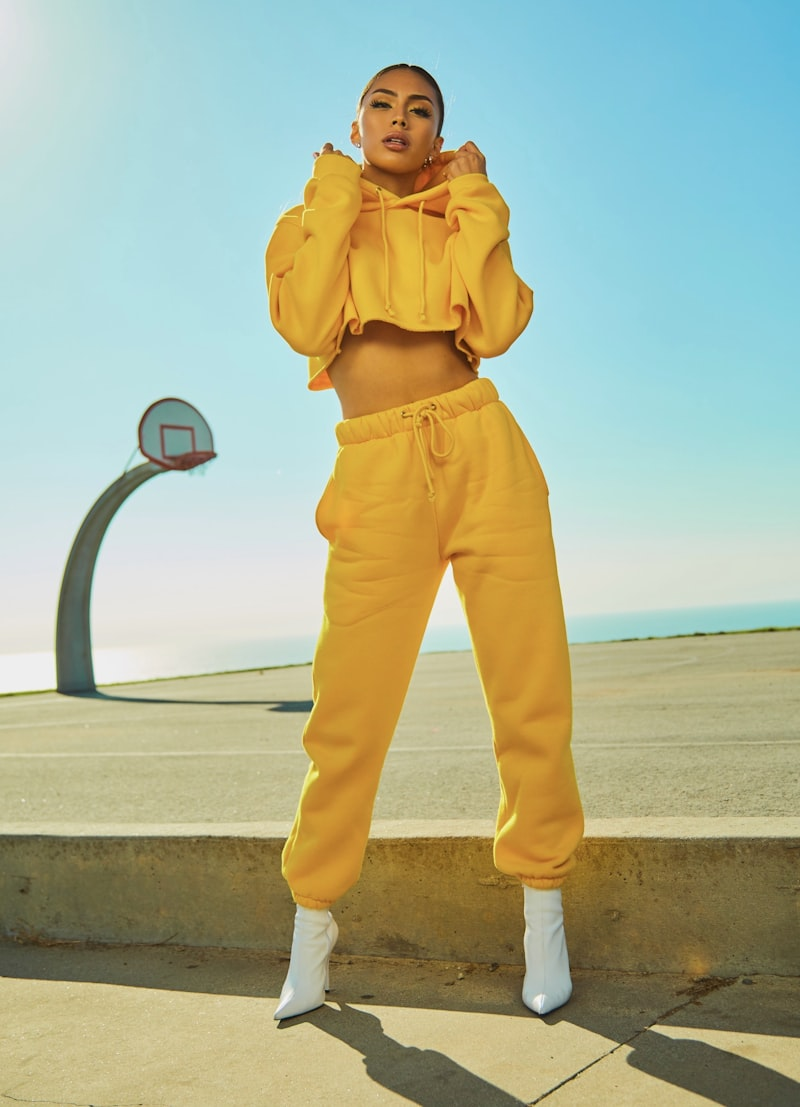
#> input picture sample_test.jpg, 800 x 1107 px
$ python -i color_detector.py   (imports and definitions only)
#> lines starting #> are read from the running program, lines starting #| are printed output that depends on the picture
### models/colors.py
"""
Garment color names shared by the color detector, the fashion encoder vote
and the outfit rules.

Colors are compared in CIELAB with CIEDE2000, which tracks how people see
color differences far better than RGB distance.
"""
import cv2
import numpy as np

# name -> reference shades (sRGB hex). Several shades per name cover the
# range a garment of that color shows under normal lighting.
REFERENCE_SHADES = {
    "white":      ["#ffffff", "#f5f5f5", "#f8f8f2"],
    "cream":      ["#fffdd0", "#f3e9d2", "#efe6cf"],
    "beige":      ["#f5f5dc", "#e8dcc8", "#d9c8a9"],
    "tan":        ["#d2b48c", "#c19a6b", "#a9865b", "#967b5a"],
    "khaki":      ["#c3b091", "#bdb08a", "#a89f73"],
    "brown":      ["#8b4513", "#6f4e37", "#5c4033", "#3d2b1f"],
    "light grey": ["#d3d3d3", "#c0c0c0"],
    "grey":       ["#808080", "#9e9e9e"],
    "charcoal":   ["#36454f", "#404040"],
    "black":      ["#000000", "#1a1a1a"],
    "navy":       ["#000080", "#1f2a44", "#232b3e", "#14213d"],
    "blue":       ["#1e90ff", "#4169e1", "#2a52be", "#0047ab"],
    "light blue": ["#add8e6", "#87ceeb", "#a7c7e7"],
    "teal":       ["#008080", "#2a7f86", "#367588"],
    "green":      ["#228b22", "#2e8b57", "#3cb371", "#006400"],
    "olive":      ["#808000", "#556b2f", "#6b6b47"],
    "yellow":     ["#ffd700", "#ffeb3b", "#f4d03f", "#e1ad01"],
    "orange":     ["#ff8c00", "#f28c28", "#e86a33"],
    "red":        ["#dc143c", "#c62828", "#e53935"],
    "burgundy":   ["#800020", "#6d2135", "#4a1c2c"],
    "pink":       ["#ffc0cb", "#ffb6c1", "#f4a6b8", "#ff69b4"],
    "purple":     ["#800080", "#6a0dad", "#4b2142", "#9370db"],
}
COLOR_NAMES = tuple(REFERENCE_SHADES)

# Colors this close to grey are named by lightness alone. Hue is noise there,
# which is how a white shirt used to read as beige and charcoal as green.
NEUTRAL_CHROMA = 8.0
NEUTRAL_LIGHTNESS = (
    (88.0, "white"),
    (68.0, "light grey"),
    (42.0, "grey"),
    (20.0, "charcoal"),
    (0.0, "black"),
)
NEUTRAL_NAMES = {name for _, name in NEUTRAL_LIGHTNESS}

# The outfit rules in rules/fashion_rules.json know these family names.
FAMILY = {
    "light grey": "grey",
    "charcoal": "grey",
    "tan": "khaki",
    "light blue": "blue",
    "maroon": "burgundy",
}

# A vote from the fashion model is trusted when its color is this close to
# the measured fabric (CIEDE2000), or in the same family.
VOTE_MAX_DIFFERENCE = 20.0
VOTE_MIN_CONFIDENCE = 0.4


def hex_to_rgb(value: str) -> tuple:
    value = value.lstrip("#")
    return tuple(int(value[i:i + 2], 16) for i in (0, 2, 4))


def rgb_to_hex(rgb) -> str:
    r, g, b = (int(round(float(c))) for c in rgb)
    return f"#{r:02x}{g:02x}{b:02x}"


def rgb_to_lab(rgb) -> np.ndarray:
    """sRGB (..., 3) in 0..255 -> CIELAB (..., 3) with L in 0..100."""
    arr = np.asarray(rgb, dtype=np.float32)
    shape = arr.shape
    lab = cv2.cvtColor((arr.reshape(-1, 1, 3) / 255.0).astype(np.float32), cv2.COLOR_RGB2LAB)
    return lab.reshape(shape)


# [56 lines left out: functions lab_to_rgb, ciede2000, not called in this run]


_REF_NAMES = [name for name, shades in REFERENCE_SHADES.items() for _ in shades]
_REF_LAB = rgb_to_lab([hex_to_rgb(h) for shades in REFERENCE_SHADES.values() for h in shades])


def is_neutral(lab) -> bool:
    return float(np.hypot(float(lab[1]), float(lab[2]))) < NEUTRAL_CHROMA


# [8 lines left out: function name_for_lab, not called in this run]


def name_for_rgb(rgb) -> str:
    return name_for_lab(rgb_to_lab(np.asarray(rgb, dtype=np.float32)))


# [34 lines left out: functions family, difference_to, vote_agrees, choose_name, not called in this run]

### models/color_detector/color_detector.py
import cv2
import numpy as np
from PIL import Image
from sklearn.cluster import KMeans

from models import colors

# rembg alpha above this is garment.
ALPHA_THRESHOLD = 0.5
# A foreground smaller than this share of the crop means rembg found nothing.
MIN_FOREGROUND = 0.05
# Use the rembg and detector overlap only when it keeps this much of the rembg
# foreground; detector masks sometimes land on the wrong fabric.
MIN_OVERLAP_KEPT = 0.4
# Shadows and shine are not the fabric color.
DARKEST_DROPPED = 5
BRIGHTEST_DROPPED = 2
# Clusters closer than this (CIEDE2000) are shades of one color.
SAME_COLOR = 12.0
# A second color must be this different from the first and cover this share.
# Plain items need a large share: a smaller one is usually another garment
# showing in the crop, like a shirt above trousers.
SECONDARY_DIFFERENCE = 20.0
SECONDARY_SHARE = 0.35
SECONDARY_SHARE_PATTERNED = 0.10
MAX_PIXELS = 20000


class ColorDetector:
    def __init__(self, k: int = 4, background_remover=None):
        self.k = k
        self.background_remover = background_remover

    def fabric_mask(self, image: Image.Image, det_mask=None, exclude_mask=None) -> np.ndarray:
        """Boolean mask of the garment's own pixels, with fallbacks."""
        width, height = image.size
        detector = _as_bool(det_mask, (height, width))
        mask = None

        if self.background_remover is not None:
            alpha = self.background_remover(image) > ALPHA_THRESHOLD
            if alpha.mean() >= MIN_FOREGROUND:
                mask = alpha
                if detector is not None:
                    overlap = alpha & detector
                    if overlap.sum() >= MIN_OVERLAP_KEPT * alpha.sum():
                        mask = overlap

        if mask is None and detector is not None and detector.mean() >= MIN_FOREGROUND:
            mask = detector
        if mask is None:
            mask = np.zeros((height, width), dtype=bool)
            mask[int(height * 0.2):int(height * 0.8), int(width * 0.2):int(width * 0.8)] = True

        excluded = _as_bool(exclude_mask, (height, width))
        if excluded is not None:
            kept = mask & ~excluded
            if kept.sum() >= 0.1 * mask.sum():
                mask = kept

        # Edge pixels blend fabric with the background.
        eroded = cv2.erode(mask.astype(np.uint8), np.ones((5, 5), np.uint8), iterations=1) > 0
        if eroded.sum() >= 0.3 * mask.sum():
            mask = eroded
        return mask

    # [34 lines left out: function clusters, not called in this run]

    def read(self, image: Image.Image, det_mask=None, exclude_mask=None, patterned: bool = False) -> dict:
        """
        Primary color (name, hex, Lab) and, when the fabric clearly has one,
        a secondary color. Names come from the pixels only; the pipeline may
        replace the primary name with a fashion-model vote.
        """
        found = self.clusters(image, self.fabric_mask(image, det_mask, exclude_mask))
        primary = found[0]
        min_share = SECONDARY_SHARE_PATTERNED if patterned else SECONDARY_SHARE
        secondary = next(
            (
                c for c in found[1:]
                if c["share"] >= min_share
                and colors.ciede2000(primary["lab"], c["lab"]) >= SECONDARY_DIFFERENCE
            ),
            None,
        )
        result = {
            "color": colors.name_for_lab(primary["lab"]),
            "hex": colors.rgb_to_hex(colors.lab_to_rgb(primary["lab"])),
            "lab": [float(v) for v in primary["lab"]],
            "secondary_color": None,
            "secondary_hex": None,
        }
        if secondary is not None:
            result["secondary_color"] = colors.name_for_lab(secondary["lab"])
            result["secondary_hex"] = colors.rgb_to_hex(colors.lab_to_rgb(secondary["lab"]))
        return result

    def predict(self, image: Image.Image, mask: np.ndarray = None) -> dict:
        read = self.read(image, det_mask=mask)
        return {"color": read["color"], "hex": read["hex"]}


# [12 lines left out: function _as_bool, not called in this run]

>>> import cv2
>>> picture = cv2.imread('../../sample_test.jpg', cv2.IMREAD_GRAYSCALE)
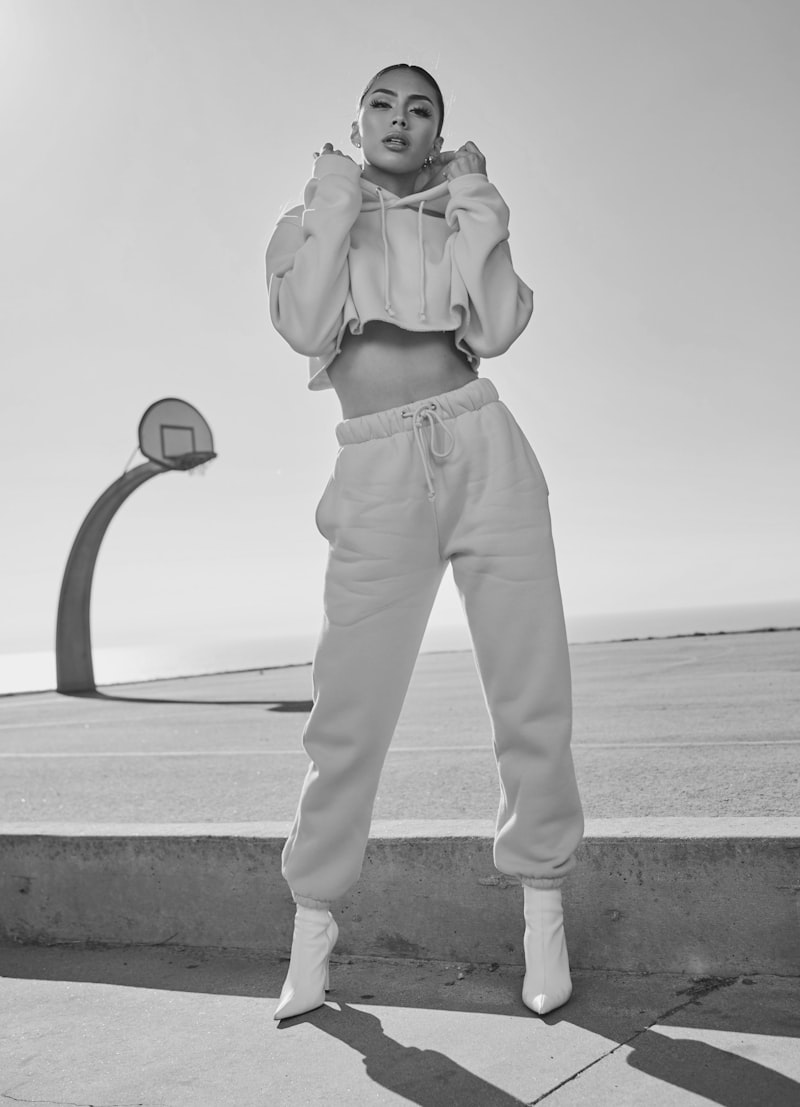
#> picture: shape (1107, 800); min 2, max 252, mean 172.9
>>> result = ColorDetector().read(picture)
#> (the run stopped early here; a loop or call above may not have finished)
